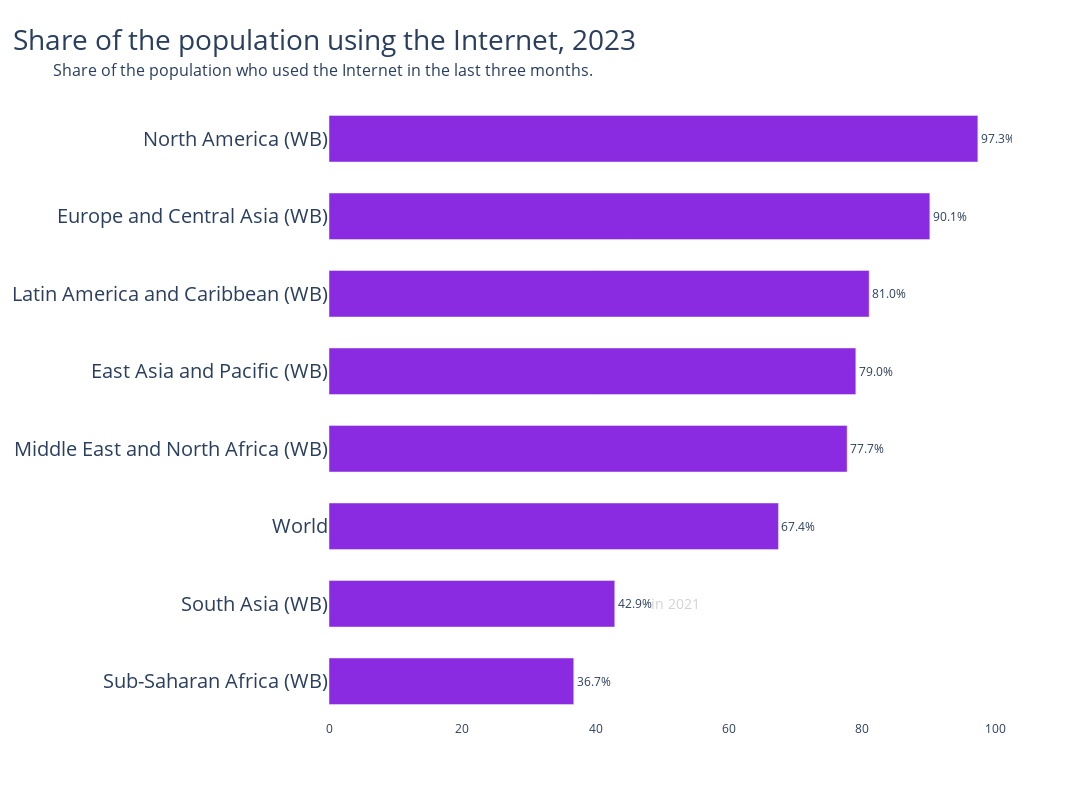

Notebook code for this chart:
### Code cell
fig = px.bar(
    dfall,
    x="Individuals using the Internet (% of population)",
    y="Entity",
    title="Share of the population using the Internet, 2023",
    color="Entity",
)

fig.add_annotation(
    text="Share of the population who used the Internet in the last three months.",
    xref="paper",
    yref="paper",
    x=-0.407,
    y=1.07,
    showarrow=False,
    font=dict(size=16),
)

fig.add_annotation(
    text="in 2021",
    xref="paper",
    yref="paper",
    x=0.507,
    y=0.1701,
    showarrow=False,
    font=dict(size=14, color="lightgrey"),
)

fig.update_traces(
    marker_color="blueviolet", textposition="outside", texttemplate="%{x:.1f}%", width=0.6
)

fig.update_layout(
    title={
        'text': "Share of the population using the Internet, 2023",
        'x': 0.012,
        'xanchor': 'left',
        'font': dict(size=28)
    },
    xaxis_title=None,
    yaxis_title=None,
    yaxis=dict(tickfont=dict(size=20)),
    plot_bgcolor="white",
    # title_font_size=28,
    showlegend=False,
    width=1300,
    height=800,
)
fig.show()

### Figure 1 — Plotly figure (JSON) as saved in the notebook; plotly's stock layout.template omitted (floating-point values rounded to 4 significant figures)
{"data": [{"hovertemplate": "Entity=%{y}<br>Individuals using the Internet (% of population)=%{x}<extra></extra>", "legendgroup": "North America (WB)", "marker": {"color": "blueviolet", "pattern": {"shape": ""}}, "name": "North America (WB)", "orientation": "h", "showlegend": true, "textposition": "outside", "texttemplate": "%{x:.1f}%", "type": "bar", "width": 0.6, "x": [97.3], "xaxis": "x", "y": ["North America (WB)"], "yaxis": "y"}, {"hovertemplate": "Entity=%{y}<br>Individuals using the Internet (% of population)=%{x}<extra></extra>", "legendgroup": "Europe and Central Asia (WB)", "marker": {"color": "blueviolet", "pattern": {"shape": ""}}, "name": "Europe and Central Asia (WB)", "orientation": "h", "showlegend": true, "textposition": "outside", "texttemplate": "%{x:.1f}%", "type": "bar", "width": 0.6, "x": [90.1], "xaxis": "x", "y": ["Europe and Central Asia (WB)"], "yaxis": "y"}, {"hovertemplate": "Entity=%{y}<br>Individuals using the Internet (% of population)=%{x}<extra></extra>", "legendgroup": "Latin America and Caribbean (WB)", "marker": {"color": "blueviolet", "pattern": {"shape": ""}}, "name": "Latin America and Caribbean (WB)", "orientation": "h", "showlegend": true, "textposition": "outside", "texttemplate": "%{x:.1f}%", "type": "bar", "width": 0.6, "x": [81.0], "xaxis": "x", "y": ["Latin America and Caribbean (WB)"], "yaxis": "y"}, {"hovertemplate": "Entity=%{y}<br>Individuals using the Internet (% of population)=%{x}<extra></extra>", "legendgroup": "East Asia and Pacific (WB)", "marker": {"color": "blueviolet", "pattern": {"shape": ""}}, "name": "East Asia and Pacific (WB)", "orientation": "h", "showlegend": true, "textposition": "outside", "texttemplate": "%{x:.1f}%", "type": "bar", "width": 0.6, "x": [79.0], "xaxis": "x", "y": ["East Asia and Pacific (WB)"], "yaxis": "y"}, {"hovertemplate": "Entity=%{y}<br>Individuals using the Internet (% of population)=%{x}<extra></extra>", "legendgroup": "Middle East and North Africa (WB)", "marker": {"color": "blueviolet", "pattern": {"shape": ""}}, "name": "Middle East and North Africa (WB)", "orientation": "h", "showlegend": true, "textposition": "outside", "texttemplate": "%{x:.1f}%", "type": "bar", "width": 0.6, "x": [77.7], "xaxis": "x", "y": ["Middle East and North Africa (WB)"], "yaxis": "y"}, {"hovertemplate": "Entity=%{y}<br>Individuals using the Internet (% of population)=%{x}<extra></extra>", "legendgroup": "World", "marker": {"color": "blueviolet", "pattern": {"shape": ""}}, "name": "World", "orientation": "h", "showlegend": true, "textposition": "outside", "texttemplate": "%{x:.1f}%", "type": "bar", "width": 0.6, "x": [67.4], "xaxis": "x", "y": ["World"], "yaxis": "y"}, {"hovertemplate": "Entity=%{y}<br>Individuals using the Internet (% of population)=%{x}<extra></extra>", "legendgroup": "South Asia (WB)", "marker": {"color": "blueviolet", "pattern": {"shape": ""}}, "name": "South Asia (WB)", "orientation": "h", "showlegend": true, "textposition": "outside", "texttemplate": "%{x:.1f}%", "type": "bar", "width": 0.6, "x": [42.85], "xaxis": "x", "y": ["South Asia (WB)"], "yaxis": "y"}, {"hovertemplate": "Entity=%{y}<br>Individuals using the Internet (% of population)=%{x}<extra></extra>", "legendgroup": "Sub-Saharan Africa (WB)", "marker": {"color": "blueviolet", "pattern": {"shape": ""}}, "name": "Sub-Saharan Africa (WB)", "orientation": "h", "showlegend": true, "textposition": "outside", "texttemplate": "%{x:.1f}%", "type": "bar", "width": 0.6, "x": [36.7], "xaxis": "x", "y": ["Sub-Saharan Africa (WB)"], "yaxis": "y"}], "layout": {"annotations": [{"font": {"size": 16}, "showarrow": false, "text": "Share of the population who used the Internet in the last three months.", "x": -0.407, "xref": "paper", "y": 1.07, "yref": "paper"}, {"font": {"color": "lightgrey", "size": 14}, "showarrow": false, "text": "in 2021", "x": 0.507, "xref": "paper", "y": 0.1701, "yref": "paper"}], "barmode": "relative", "height": 800, "legend": {"title": {"text": "Entity"}, "tracegroupgap": 0}, "plot_bgcolor": "white", "showlegend": false, "title": {"font": {"size": 28}, "text": "Share of the population using the Internet, 2023", "x": 0.012, "xanchor": "left"}, "width": 1300, "xaxis": {"anchor": "y", "domain": [0, 1], "title": {}}, "yaxis": {"anchor": "x", "categoryarray": ["Sub-Saharan Africa (WB)", "South Asia (WB)", "World", "Middle East and North Africa (WB)", "East Asia and Pacific (WB)", "Latin America and Caribbean (WB)", "Europe and Central Asia (WB)", "North America (WB)"], "categoryorder": "array", "domain": [0, 1], "tickfont": {"size": 20}, "title": {}}}}
